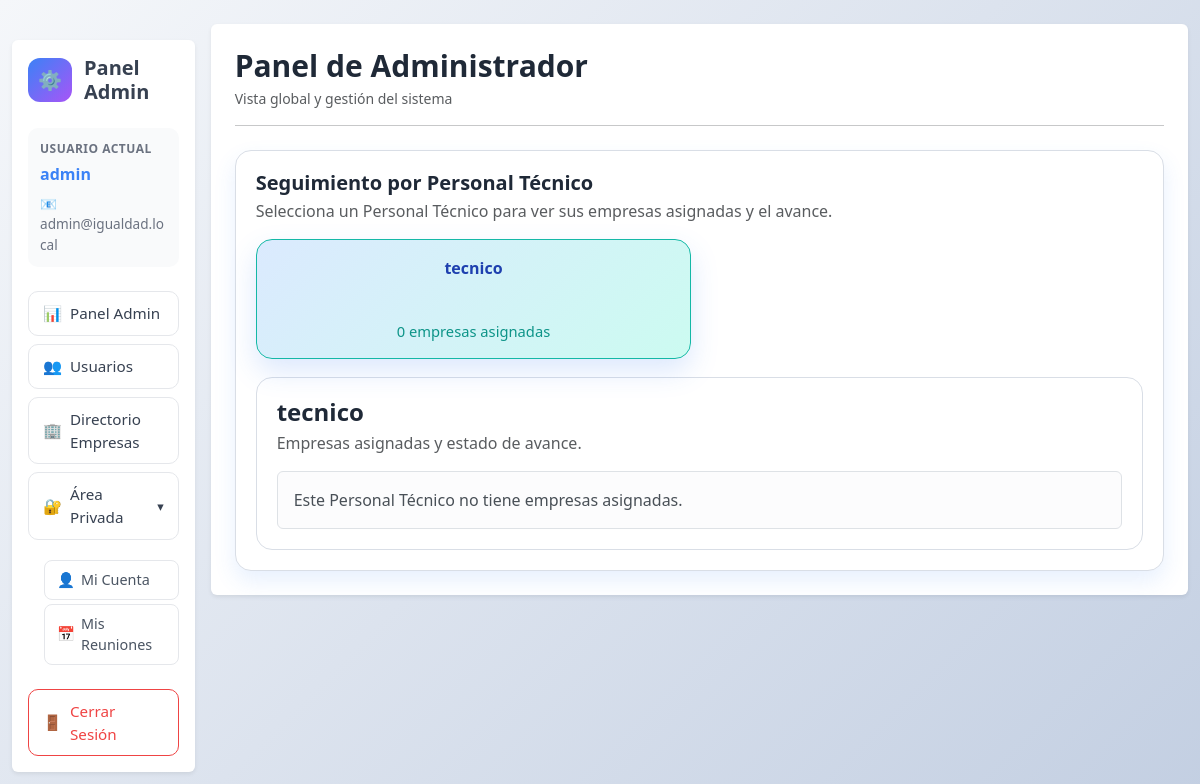
/Igualdad/model/admin.php?view=seguimiento_tecnicos (signed in), run on the app's committed database.
### tables this page shows
CREATE TABLE `usuario`(
 `id_usuario`INT PRIMARY KEY AUTO_INCREMENT NOT NULL,
 `nombre_usuario`VARCHAR(255) UNIQUE NOT NULL,
 `apellidos`VARCHAR(255) DEFAULT NULL,
 `email`VARCHAR(255) UNIQUE NOT NULL,
 `telefono`VARCHAR(20)  DEFAULT NULL,
 `firmacorreo`VARCHAR(255) DEFAULT NULL,
 `direccion`VARCHAR(255) DEFAULT NULL,
 `localidad`VARCHAR(20) DEFAULT NULL,
 `password`VARCHAR(255) NOT NULL,
 `rol_id`INT NOT NULL,
    CONSTRAINT fk_usuario_rol FOREIGN KEY (rol_id) REFERENCES rol(id) ON DELETE RESTRICT,
INDEX idx_usuario_rol (rol_id)
);

### Igualdad/html/admin.html.php (the view, shortened to what the rows shown need)
<!doctype html>
<html lang="es">
<head>
    <link rel="stylesheet" href="../css/global.css">
    <link href="https://cdn.jsdelivr.net/npm/bootstrap@5.3.3/dist/css/bootstrap.min.css" rel="stylesheet">
    <link rel="stylesheet" href="../css/admin.css">
</head>
<body class="bg-light">
    <?php $view = $view ?? 'menu'; ?>
    <div class="container-fluid py-4">
        <div class="row g-3">
            <?php include __DIR__ . '/../php/fragments/sidebar.php'; ?>
            <main class="col-12 col-md-9 col-xl-10">
                <div class="card panel shadow-sm border-0 <?= in_array($view, ['menu', 'ver_usuarios'], true) ? 'panel-wide' : '' ?> <?= ($view === 'seguimiento_tecnicos') ? 'panel-followup' : '' ?> <?= ($view === 'reuniones') ? 'panel-reuniones' : '' ?>">
                    <div class="card-body p-4">
                        <div class="mb-4">
                            <h2 class="fw-bold mb-1">Panel de Administrador</h2>
                        </div>
                        <?php if ($view === 'menu'): ?>
                            <div class="admin-kpi-grid">
                                <div>
                                    <a class="admin-kpi-card" href="../model/empresa.php?view=ver_empresas&from=admin">
                                        <div class="admin-kpi-head">
                                            <span>Clientes</span>
                                            <span class="admin-kpi-icon">🏢</span>
                                        </div>
                                        <div class="admin-kpi-value"><?= (int)$totalClientes ?></div>
                                    </a>
                                </div>
                                <div>
                                    <a class="admin-kpi-card" href="admin.php?view=seguimiento_tecnicos">
                                        <div class="admin-kpi-head">
                                            <span>Personal Técnico</span>
                                            <span class="admin-kpi-icon">🧑‍💻</span>
                                        </div>
                                        <div class="admin-kpi-value"><?= (int)$totalTecnicos ?></div>
                                    </a>
                                </div>
                                <div>
                                    <a class="admin-kpi-card" href="../model/empresa.php?view=ver_contratos&from=admin">
                                        <div class="admin-kpi-head">
                                            <span>Servicios de Empresas</span>
                                            <span class="admin-kpi-icon">💼</span>
                                        </div>
                                        <div class="admin-kpi-value"><?= (int)$totalPlanesIgualdad ?></div>
                                    </a>
                                </div>
                                <div>
                                    <a class="admin-kpi-card" href="../model/empresa.php?view=ver_contratos&tipo_contrato=MANTENIMIENTO&from=admin">
                                        <div class="admin-kpi-head">
                                            <span>Mantenimientos</span>
                                            <span class="admin-kpi-icon">🛠️</span>
                                        </div>
                                        <div class="admin-kpi-value"><?= (int)$totalMantenimientos ?></div>
                                    </a>
                                </div>
                            </div>
                            <section class="operational-wrap">
                                <h5 class="mb-1">Resumen operativo</h5>
                                <p class="text-muted mb-3">Vista global del estado de cartera.</p>
                                <?php if (empty($adminOperationalSummary)): ?>
                                    <div class="alert alert-light border mb-0">No hay empresas con contratos para mostrar en el resumen.</div>
                                <?php else: ?>
                                    <?php foreach (($adminOperationalSummary ?? []) as $item): ?>
                                        <article class="operational-item">
                                            <div class="operational-top">
                                                <div>
                                                    <div class="operational-title"><?= h((string)($item['razon_social'] ?? '')) ?></div>
                                                    <div class="operational-meta"><?= h((string)($item['plan'] ?? '')) ?> · Personal Tecnico: <?= h((string)($item['tecnico'] ?? 'Sin tecnico asignado')) ?></div>
                                                </div>
                                                <span class="operational-state"><?= h((string)($item['estado'] ?? 'Pendiente')) ?></span>
                                            </div>
                                            <div class="operational-progress">
                                                <div class="operational-progress-bar" style="width: <?= (int)($item['progreso'] ?? 0) ?>%;"></div>
                                            </div>
                                        </article>
                                    <?php endforeach; ?>
                                <?php endif; ?>
                            </section>
                        <?php elseif ($view === 'seguimiento_tecnicos'): ?>
                            <div class="seguimiento-wrap">
                                <?php if (empty($seguimientoTecnicos)): ?>
                                    <div class="alert alert-light border mt-3 mb-0">No hay Personal Técnico asignados para mostrar.</div>
                                <?php else: ?>
                                    <div class="seguimiento-tecnicos-grid">
                                        <?php foreach (($seguimientoTecnicos ?? []) as $tecnicoSeg): ?>
                                            <?php
                                            $tecnicoIdActual = (int)($tecnicoSeg['id_usuario'] ?? 0);
                                            $tecnicoEsActivo = ($tecnicoIdActual === (int)($seguimientoTecnicoSeleccionadoId ?? 0));
                                            ?>
                                            <a class="seguimiento-tecnico-card <?= $tecnicoEsActivo ? 'active' : '' ?>"
                                                href="admin.php?view=seguimiento_tecnicos&id_tecnico=<?= $tecnicoIdActual ?>">
                                                <div class="seguimiento-tecnico-name"><?= h((string)($tecnicoSeg['nombre_usuario'] ?? '')) ?></div>
                                                <div class="seguimiento-tecnico-count"><?= (int)($tecnicoSeg['total_empresas'] ?? 0) ?> empresas asignadas</div>
                                            </a>
                                        <?php endforeach; ?>
                                    </div>
                                    <div class="seguimiento-detalle">
                                        <h3 class="mb-1"><?= h((string)($seguimientoTecnicoSeleccionado['nombre_usuario'] ?? 'Técnico')) ?></h3>
                                        <div class="text-muted mb-3">Empresas asignadas y estado de avance.</div>
                                        <?php if (empty($seguimientoTecnicoEmpresas)): ?>
                                            <div class="alert alert-light border mb-0">Este Personal Técnico no tiene empresas asignadas.</div>
                                        <?php endif; ?>
                                    </div>
                                <?php endif; ?>
                            </div>
                                    <?php elseif ($view === 'privada'): ?>
                                        <div class="alert alert-light border mb-0">
                                            Selecciona una opcion de Area Privada: <strong>Mi cuenta</strong> o <strong>Mis reuniones</strong>.
                                        </div>
                <?php endif; ?>
                </div>
        </div>
        </main>
    </div>
    </div>
</body>
</html>

### Igualdad/php/fragments/sidebar.php (shortened to what the rows shown need)
<?php
$view = (string)($view ?? 'menu');
$userName = (string)($adminUsername ?? $tecnicoUsername ?? $sessionUsername ?? $_SESSION['user']['nombre_usuario'] ?? 'Usuario');
$userEmail = (string)($adminEmail ?? $tecnicoEmail ?? $sessionEmail ?? $_SESSION['user']['email'] ?? '');
?>
<aside class="col-12 col-md-3 col-xl-2">
    <div class="card shadow-sm border-0 sidebar">
        <div class="card-body p-3">
            <div class="sidebar-user-info mb-4">
                <div class="info-label">USUARIO ACTUAL</div>
                <div class="info-value mb-2"><?= h($userName) ?></div>
                <?php if ($userEmail !== ''): ?>
                    <div class="info-email">
                        <span class="me-1">📧</span> <?= h($userEmail) ?>
                    </div>
                <?php endif; ?>
            </div>
        </div>
    </div>
</aside>

### data on the page
usuario: email "admin@igualdad.local"
usuario: nombre_usuario "tecnico", total_empresas "0"

### other printed values
$sidebarAvatar "⚙️"
$sidebarRoleLabel "Panel Admin"
$userName "admin"
